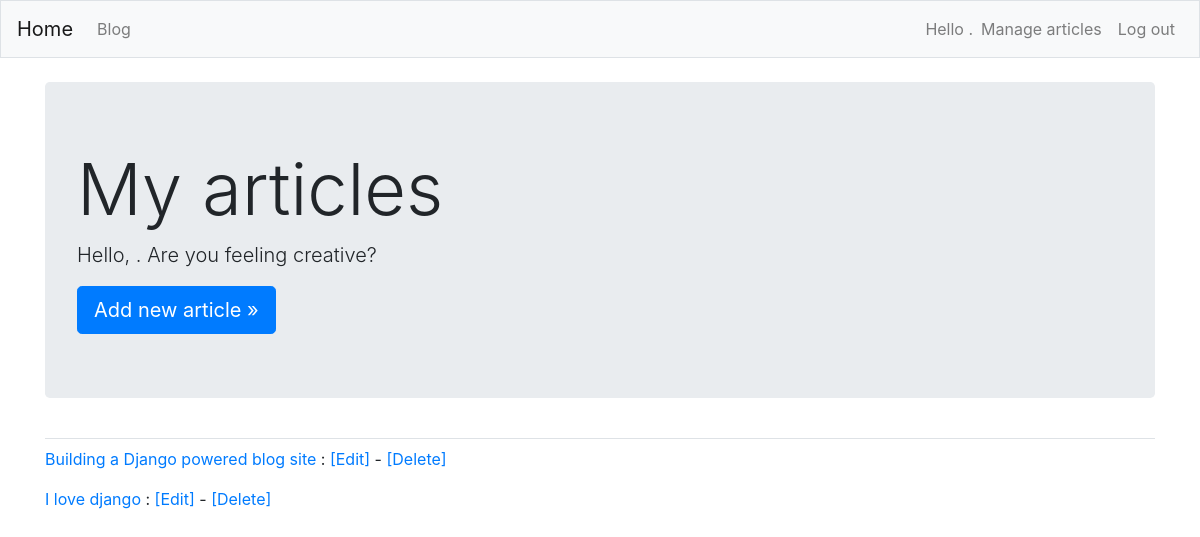
The page /blog/my-articles (signed in) on the database as committed earlier.
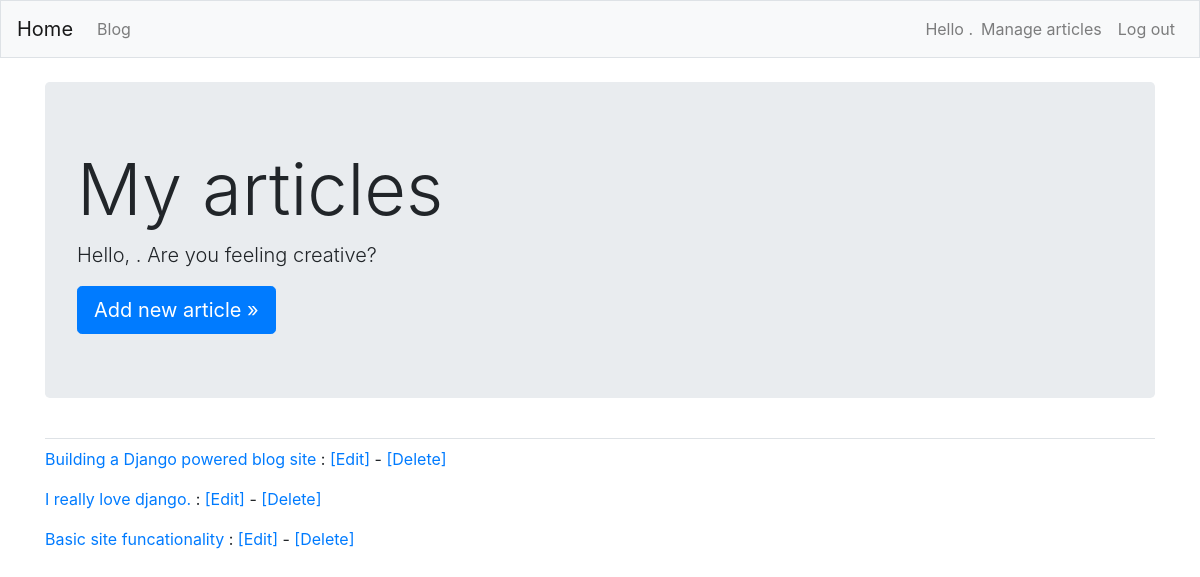
The same page on the database as committed later.
### blog/models.py (models this page shows, shortened)
class Article(models.Model):
    title = models.CharField(max_length=100)
    body = models.TextField()
    date = models.DateTimeField(auto_now_add=True)
    slug = models.SlugField()
    author = models.ForeignKey(User, on_delete=models.CASCADE)
    def get_absolute_url(self):
        return reverse('blog:article_detail', kwargs={'slug': self.slug})

### blog/views.py (the view)
# urls.py: path('blog/my-articles', views.user_articles, name='user_articles'),
@login_required
def user_articles(request):
    articles = Article.objects.filter(author=request.user).order_by('date')
    context = {'articles': articles}
    return render(request, 'user_articles.html', context)

### blog/Templates/user_articles.html (shortened to what this page needs)
{% extends 'base.html' %}
{% block page_header %}
    <div class="jumbotron">
        <h1 class="display-3">My articles</h1>
        <p class="lead">Hello, {{ user.first_name.title }}.  Are you feeling creative?</p>
        <a class="btn btn-lg btn-primary" href="{% url 'blog:add_article' %}" role="button">Add new article &raquo;</a>
    </div>
{% endblock page_header %}
{% block content %}
    {% for article in articles %}
        <p>
            <a href="{{ article.get_absolute_url }}">{{ article.title }}</a>
            {% if user.is_authenticated %}:
                <a href="{% url 'blog:edit_article' article.slug %}">[Edit]</a> -
                <a href="{% url 'blog:delete_article' article.slug %}">[Delete]</a>
            {% endif %}
        </p>
    {% endfor %}
{% endblock content %}

Rows that differ between the two databases and show on the page:
changed Article: title "I love django" → "I really love django."
added Article: title "Basic site funcationality"
